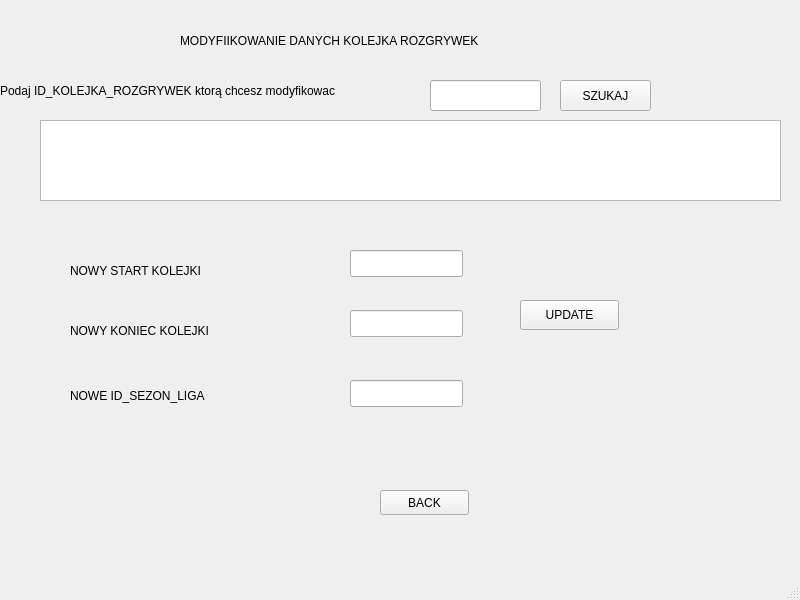
<?xml version="1.0" encoding="UTF-8"?>
<ui version="4.0">
 <class>MainWindow</class>
 <widget class="QMainWindow" name="MainWindow">
  <property name="geometry">
   <rect>
    <x>0</x>
    <y>0</y>
    <width>800</width>
    <height>600</height>
   </rect>
  </property>
  <property name="windowTitle">
   <string>MainWindow</string>
  </property>
  <widget class="QWidget" name="centralwidget">
   <widget class="QLineEdit" name="lineEdit_4">
    <property name="geometry">
     <rect>
      <x>350</x>
      <y>380</y>
      <width>113</width>
      <height>27</height>
     </rect>
    </property>
   </widget>
   <widget class="QLabel" name="label_3">
    <property name="geometry">
     <rect>
      <x>0</x>
      <y>80</y>
      <width>421</width>
      <height>21</height>
     </rect>
    </property>
    <property name="text">
     <string>Podaj ID_KOLEJKA_ROZGRYWEK ktorą chcesz modyfikowac</string>
    </property>
   </widget>
   <widget class="QLabel" name="label_2">
    <property name="geometry">
     <rect>
      <x>70</x>
      <y>260</y>
      <width>221</width>
      <height>21</height>
     </rect>
    </property>
    <property name="text">
     <string>NOWY START KOLEJKI</string>
    </property>
   </widget>
   <widget class="QPushButton" name="pushButton_2">
    <property name="geometry">
     <rect>
      <x>520</x>
      <y>300</y>
      <width>99</width>
      <height>30</height>
     </rect>
    </property>
    <property name="text">
     <string>UPDATE</string>
    </property>
   </widget>
   <widget class="QLabel" name="label_4">
    <property name="geometry">
     <rect>
      <x>70</x>
      <y>320</y>
      <width>221</width>
      <height>21</height>
     </rect>
    </property>
    <property name="text">
     <string>NOWY KONIEC KOLEJKI</string>
    </property>
   </widget>
   <widget class="QTextBrowser" name="textBrowser">
    <property name="geometry">
     <rect>
      <x>40</x>
      <y>120</y>
      <width>741</width>
      <height>81</height>
     </rect>
    </property>
   </widget>
   <widget class="QLineEdit" name="lineEdit_3">
    <property name="geometry">
     <rect>
      <x>350</x>
      <y>310</y>
      <width>113</width>
      <height>27</height>
     </rect>
    </property>
   </widget>
   <widget class="QLineEdit" name="lineEdit">
    <property name="geometry">
     <rect>
      <x>430</x>
      <y>80</y>
      <width>111</width>
      <height>31</height>
     </rect>
    </property>
   </widget>
   <widget class="QPushButton" name="pushButton">
    <property name="geometry">
     <rect>
      <x>560</x>
      <y>80</y>
      <width>91</width>
      <height>31</height>
     </rect>
    </property>
    <property name="text">
     <string>SZUKAJ</string>
    </property>
   </widget>
   <widget class="QLineEdit" name="lineEdit_2">
    <property name="geometry">
     <rect>
      <x>350</x>
      <y>250</y>
      <width>113</width>
      <height>27</height>
     </rect>
    </property>
   </widget>
   <widget class="QLabel" name="label_5">
    <property name="geometry">
     <rect>
      <x>70</x>
      <y>380</y>
      <width>271</width>
      <height>31</height>
     </rect>
    </property>
    <property name="text">
     <string>NOWE ID_SEZON_LIGA</string>
    </property>
   </widget>
   <widget class="QLabel" name="label">
    <property name="geometry">
     <rect>
      <x>60</x>
      <y>440</y>
      <width>241</width>
      <height>21</height>
     </rect>
    </property>
    <property name="text">
     <string/>
    </property>
   </widget>
   <widget class="QLabel" name="label_6">
    <property name="geometry">
     <rect>
      <x>180</x>
      <y>20</y>
      <width>361</width>
      <height>41</height>
     </rect>
    </property>
    <property name="text">
     <string>MODYFIIKOWANIE DANYCH KOLEJKA ROZGRYWEK</string>
    </property>
   </widget>
   <widget class="QPushButton" name="pushButton_3">
    <property name="geometry">
     <rect>
      <x>380</x>
      <y>490</y>
      <width>89</width>
      <height>25</height>
     </rect>
    </property>
    <property name="text">
     <string>BACK</string>
    </property>
   </widget>
  </widget>
  <widget class="QMenuBar" name="menubar">
   <property name="geometry">
    <rect>
     <x>0</x>
     <y>0</y>
     <width>800</width>
     <height>22</height>
    </rect>
   </property>
  </widget>
  <widget class="QStatusBar" name="statusbar"/>
 </widget>
 <resources/>
 <connections/>
</ui>
